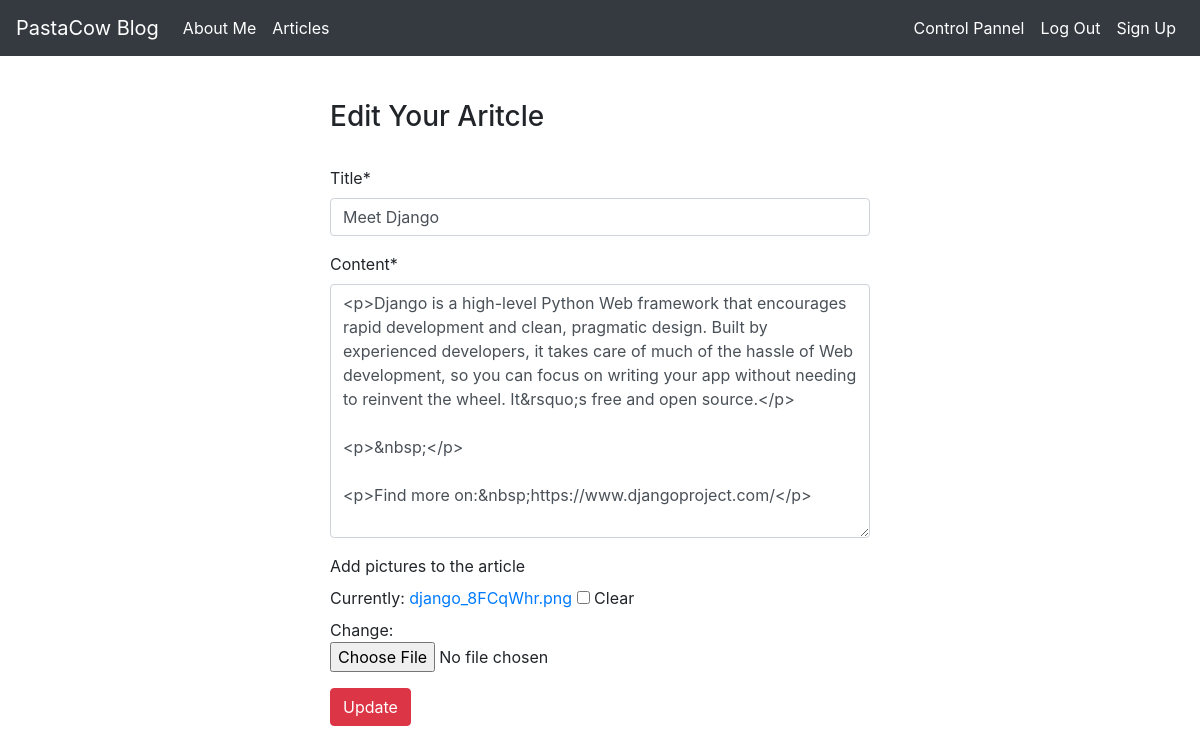
Page /articles/edit/2/ (signed in) on the committed database.
### article/models.py (models this page shows, shortened)
class Article(models.Model):
    author = models.ForeignKey("auth.User", on_delete= models.CASCADE) # if user is deleted cascade deletes all the info about user
    title = models.CharField(max_length=50)
    content = RichTextField()
    created_date = models.DateTimeField(auto_now_add=True) #this automatically gets the date
    article_image = models.FileField(blank = True, null = True, verbose_name="Add pictures to the article")
    class Meta:
        ordering = ["-created_date"]

### article/views.py (the view, shortened to what this page needs)
# urls.py: path('edit/<int:id>/', views.editArticle, name= "edit"),
@login_required(login_url="user:login")
def editArticle(request, id):
    article = get_object_or_404(Article, id=id)
    form = ArticleForm(request.POST or None, request.FILES or None, instance=article)
    return render(request, "edit.html", {"form":form})

### article/forms.py
class ArticleForm(forms.ModelForm):
    class Meta:
        model = Article
        fields = ["title", "content", "article_image"]

### templates/edit.html (shortened to what this page needs)
{% extends "layout.html" %}
{% block body %}
{% load crispy_forms_tags %}
    <div class="row">
        <div class="col-md-6 offset-md-3">
            <h3>Edit Your  Aritcle </h3>
            <br>
            <form method = "post" enctype="multipart/form-data" >
                {{form | crispy}}
                <button type = "submit" class = "btn btn-danger"> Update </button>
             </form>
        </div>
    </div>
{% endblock body %}

### rows in the picture
Article: title "Meet Django", content "<p>Django is a high-level Python Web framework that encourages rapid development and clean, pragmatic design. Built by experienced developers, it takes care of much of the hassle of Web development, so you can focus on writing your app without needing to reinvent the wheel. It&rsquo;s free and open source.</p> <p>&nbsp;</p> <p>Find more on:&nbsp;https://www.djangoproject.com/</p>"
